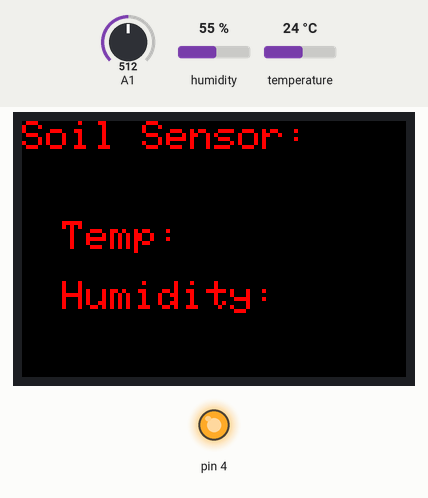
Simulated run of this sketch. Board: Arduino Mega 2560, built with avr-gcc and run on an emulated ATmega2560. Parts: 96×64 colour display, output pins drawn as LEDs (lit = HIGH). The inputs (shaded band) are chosen by the test bench; at power-on: temperature 24 °C, A1 = 512, humidity 55 %. What the sketch prints to the serial monitor is not drawn.

Above: at 1.3 s.
1.4 s: temperature set to 30 °C
At 2.25 s:
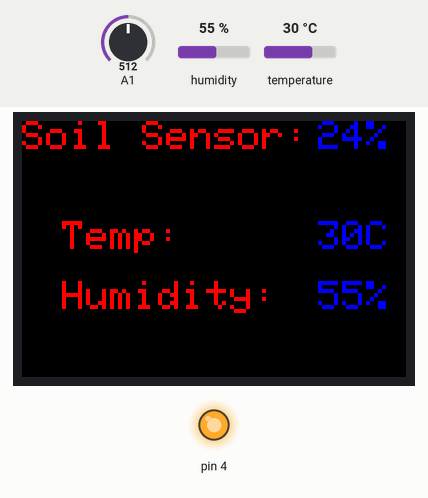
3.6 s: temperature set to 33 °C
At 4.8 s:
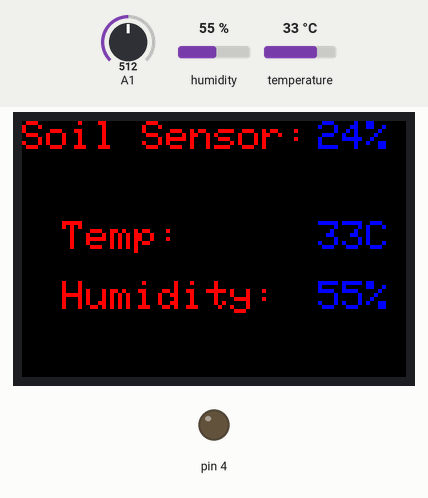
7.1 s: A1 set to 716
At 8.3 s:
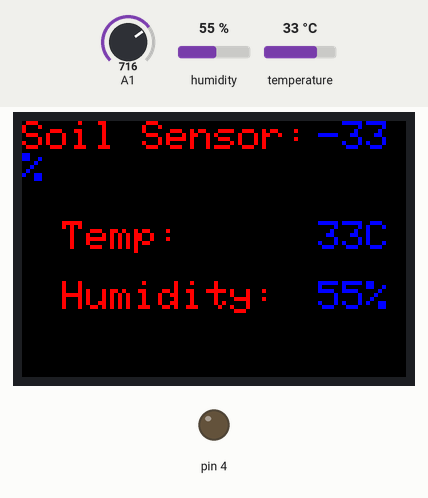
10.1 s: humidity set to 22 %
At 12.2 s:
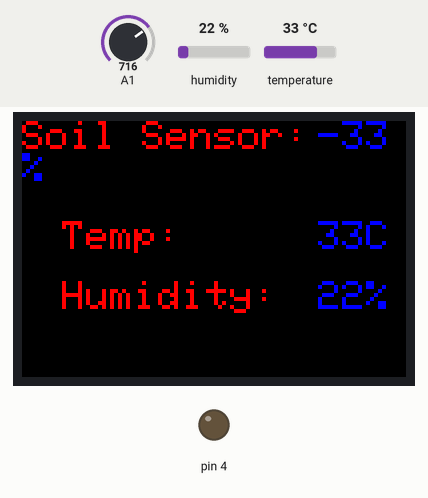
13.6 s: A1 set to 900
At 14.6 s:
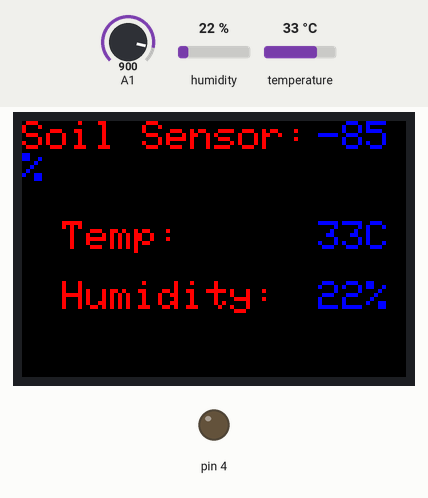
16.3 s: A1 set to 1023
At 17.1 s:
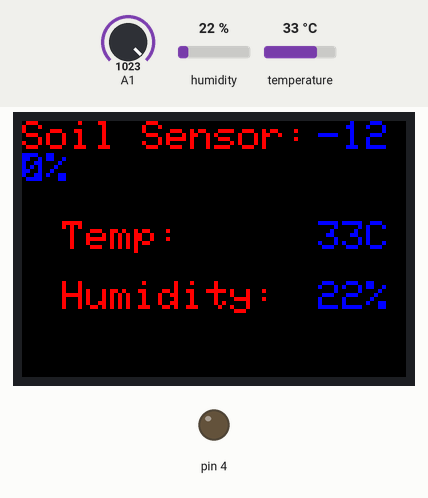
Timing chart, 0 to 19.3 s (numbered marks = the images above; inputs shaded):
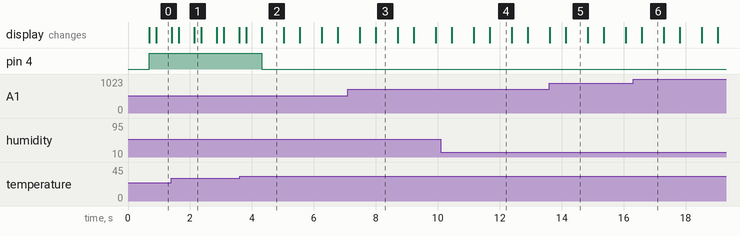

Measured:
- the behaviour switches between 31 and 32 °C on temperature (found by bisection; images 1 and 2)
- after the input at 1.4 s, the display: first differs from a run without the input after 0.74 s (image 1)
- after the input at 3.6 s, pin 4: HIGH → LOW after 0.72 s; the display: first differs from a run without the input after 0.72 s (image 2)
- after the input at 7.1 s, the display: first differs from a run without the input after 0.90 s (image 3)
- after the input at 10.1 s, the display: first differs from a run without the input after 1.6 s (image 4)
- after the input at 13.6 s, the display: first differs from a run without the input after 0.53 s (image 5)
- after the input at 16.3 s, the display: changes after 0.28 s (image 6)

The sketch:

Smart_Plant_Waterer.ino
```cpp
// Project: Smart Plant Waterer
// Adib Hasan & Kyle Guo

#include <Adafruit_GFX.h>
#include <Adafruit_SSD1331.h>
#include <SPI.h>
#include <dht.h>

dht DHT;  // For DHT11 temperature and humidity sensor

// Arduino Mega 2560 Pins for OLED screen and DHT11 sensor
#define DHT11_PIN 7
#define sclk 41
#define mosi 37
#define cs 10
#define rst 8
#define dc 9

const int dry = 595;  // value for dry sensor
const int wet = 239;  // value for wet sensor

// Color definitions
#define BLACK 0x0000
#define WHITE 0xFFFF
#define RED 0xF800
#define GREEN 0x07E0
#define BLUE 0x001F

// Function to initialize the OLED display
Adafruit_SSD1331 display = Adafruit_SSD1331(cs, dc, mosi, sclk, rst);

void setup(void) {
  Serial.begin(9600);
  Serial.print("hello!");
  display.begin();
  pinMode(4, OUTPUT);
  display.fillScreen(BLACK);
  display.setTextColor(RED);
  display.setCursor(0, 0);
  display.println("Soil Sensor:");
  display.setCursor(10, 25);
  display.println("Temp:");
  display.setCursor(10, 40);
  display.println("Humidity:");
}

void loop() {
  int chk = DHT.read11(DHT11_PIN);  // Temperature and humidity sensor reading
  delay(500);

  int sensorVal = analogRead(A1);
  int percentageHumidity = map(sensorVal, wet, dry, 100, 0);

  display.setTextColor(BLUE);
  display.setCursor(74, 0);
  display.print(percentageHumidity);
  display.println("%");
  display.setCursor(74, 25);

  int temp = (int)DHT.temperature;
  display.print(temp);
  display.println("C");

  display.setCursor(74, 40);
  display.print((int)DHT.humidity);
  display.println("%");

  // Conditions for Pump start and stop
  if ((percentageHumidity < 50) && (temp < 32)) {
    digitalWrite(4, HIGH);
  } else {
    digitalWrite(4, LOW);
    delay(500);
  }

  // Clearing the Screen
  delay(200);
  display.fillRect(74, 0, 24, 20, BLACK);
  display.fillRect(74, 25, 24, 20, BLACK);
  display.fillRect(74, 40, 24, 20, BLACK);

}
```
